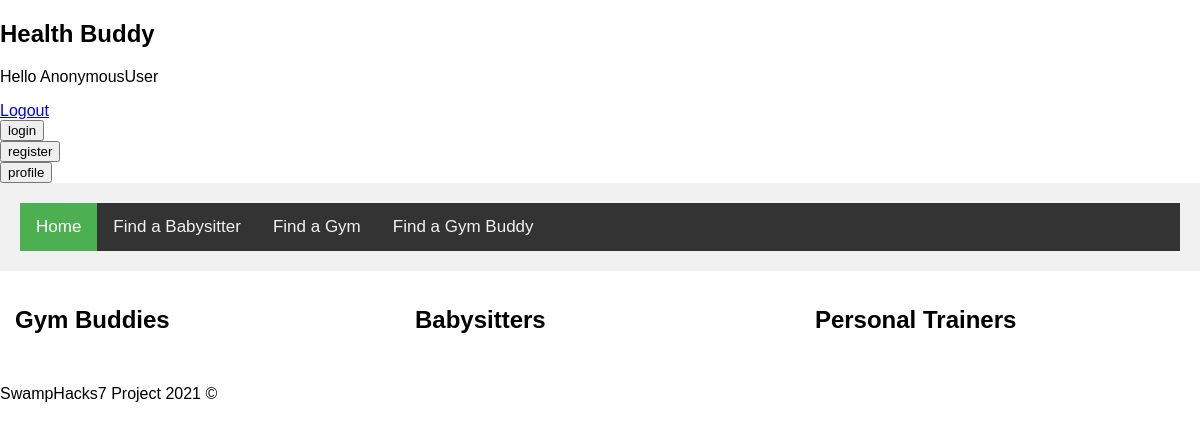
The app's page /, older data.
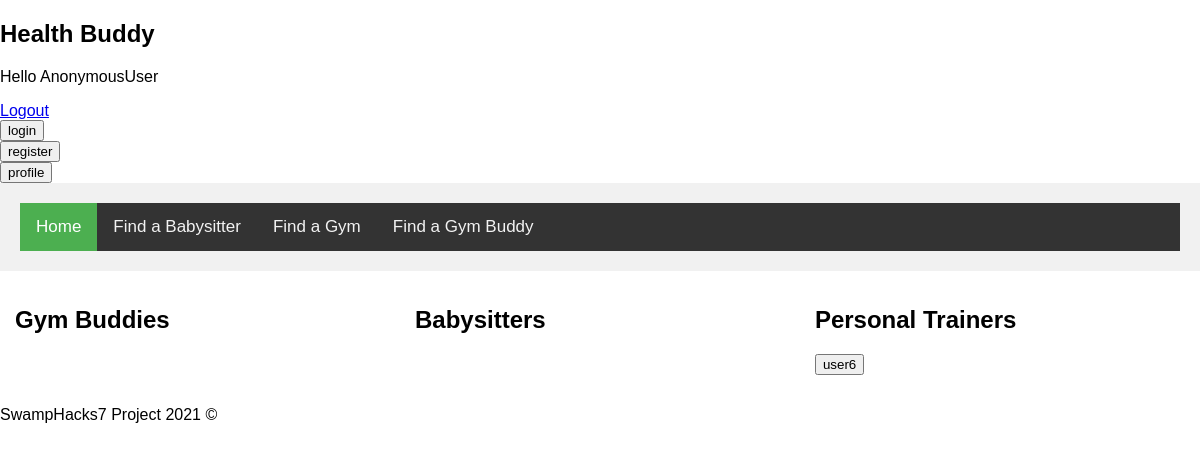
The same page, newer data.
### farms/models.py (models this page shows)
class Trainer(models.Model):
    user = models.OneToOneField(User, on_delete=models.CASCADE, null=True, blank=True)
    userType = models.CharField(max_length=60, null=True, blank=True)
    city = models.CharField(max_length=60, null=True, blank=True)
    experience = models.IntegerField(max_length=3, null=True, blank=True)
    age = models.IntegerField(max_length=3, null=True, blank=True)
    gender = models.CharField(max_length=60, null=True, blank=True)
    communication = models.CharField(max_length=200, null=True, blank=True)
    objects = models.Manager()

### farms/views.py (the view)
# urls.py: path('', views.index, name='index'),
def index(request):
    users = Trainer.objects.all()
    print("index - ", users)
    trainers = []
    babysitters = []
    gymbuddies = []
    for i in users:
        if i.userType == "Personal Trainer":
            trainers.append(i)
        elif i.userType == "Babysitter":
            babysitters.append(i)
        elif i.userType == "Gym Buddy":
            gymbuddies.append(i)
    print("trainers - ", trainers, " babysitters", babysitters, "gymbuddies", gymbuddies)
    context = {'trainers': trainers, 'babysitters': babysitters, 'gymbuddies': gymbuddies}
    return render(request, 'farms/index.html', context)

### templates/farms/index.html (shortened to what this page needs)
{% extends 'farms/base.html' %}
{% block body %}
  <div class="row">
    <div class="column">
      <h2>Gym Buddies</h2>
    </div>
    <div class="column">
      <h2>Babysitters</h2>
    </div>
    <div class="column">
      <h2>Personal Trainers</h2>
      {% for t in trainers %}
        <form action="/seeUser/" method="POST">
          <input type="submit" value={{t.user.username}}>
        </form>
      {% endfor %}
    </div>
  </div>
{% endblock %}

Row changes from the older to the newer data that the page shows:
added Trainer: user.username "user6"
